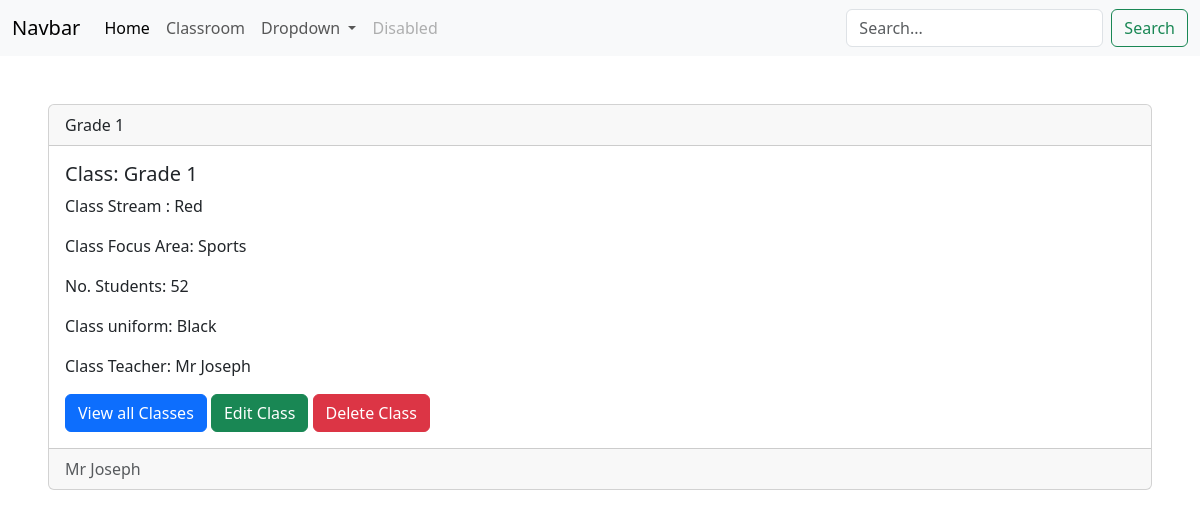
/classroom/1, run on the app's committed database.
### classroom/models.py (models this page shows)
class ClassRoom(models.Model):
    FOCUS_AREA = {
        ('Sciences', 'Sciences'),
        ('Sports', 'Sports'),
        ('Languages', 'Languages'),
    }
    STREAM = {
        ('Red', 'Red'),
        ('Green', 'Green'),
        ('Blue', 'Blue'),
        ('Yellow', 'Yellow'),
    }
    COLOR = {
        ('Black', 'Black'),
        ('Grey', 'Grey'),
        ('White', 'White')
    }
    name = models.CharField(max_length=100)
    stream = models.CharField(max_length=100, choices= STREAM)
    focus = models.CharField(max_length=100, choices=FOCUS_AREA)
    students = models.IntegerField()
    uniform = models.CharField(max_length=100, choices=COLOR)
    classteacher = models.CharField(max_length=100)

### classroom/views.py (the view)
# urls.py: path('/<int:pk>', ClassRoomDetailsView.as_view(), name="classroom.details"),
class ClassRoomDetailsView(DetailView):
    model = ClassRoom
    context_object_name = 'classroom'
    template_name = 'classroom/classroomdetails.html'
    extra_context = {
        'title': 'Classroom Details'
    }

### classroom/templates/classroom/classroomdetails.html (shortened to what this page needs)
{% extends 'base.html' %}
    {% block content %}
    <div class="card m-lg-5">
    <div class="card-header">
        {{ classroom.name }}
    </div>
    <div class="card-body">
        <h5 class="card-title"> Class:  {{ classroom.name }}</h5>
        <p class="card-text">Class Stream :  {{ classroom.stream }}</p>
        <p class="card-text">Class Focus Area:  {{ classroom.focus }}</p>
        <p class="card-text">No. Students: {{ classroom.students}}</p>
        <p class="card-text">Class uniform: {{ classroom.uniform }}</p>
        <p class="card-text">Class Teacher: {{ classroom.classteacher }}</p>
        <a href="{% url 'classroom' %}" class="btn btn-primary">View all Classes</a>
        <a href="{% url 'classroom.edit' pk=classroom.id %}" class="btn btn-success">Edit Class</a>
        <a href="{% url 'classroom.delete' pk=classroom.id %}" class="btn btn-danger"> Delete Class</a>
    </div>
    <div class="card-footer text-body-secondary">
        {{ classroom.classteacher }}
    </div>
    </div>
    {% endblock %}

### data on the page
ClassRoom: name "Grade 1", stream "Red", focus "Sports", students "52", uniform "Black", classteacher "Mr Joseph"
